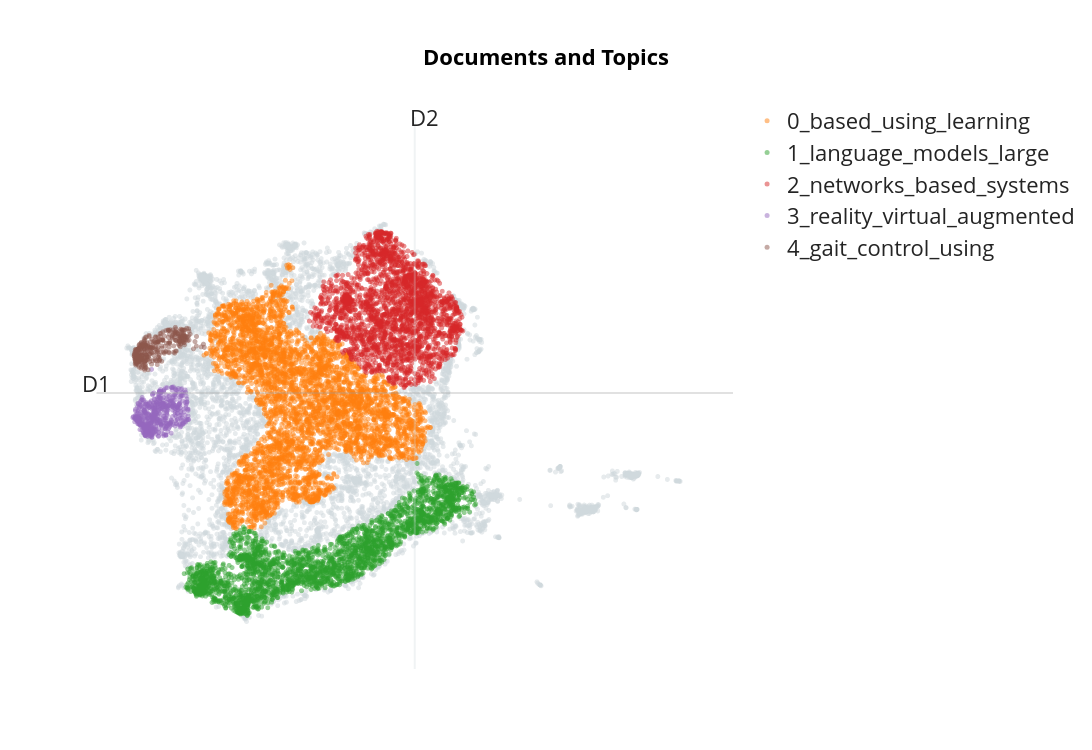

The notebook cell saved with this chart:
### Code cell
# Plot
fig = topic_model.visualize_documents(only_titles, reduced_embeddings=reduced_embeddings, width=1200, hide_annotations=True ) 
fig.update_layout(font=dict(size=22))

### Figure 1 — Plotly figure (JSON) as saved in the notebook; plotly's stock layout.template omitted (floating-point values rounded to 4 significant figures; data arrays with more than 128 entries replaced by an {"elided": "..."} marker saying what was removed)
{"data": [{"hoverinfo": "text", "hovertext": {"elided": "4166 str values"}, "marker": {"color": "#CFD8DC", "opacity": 0.5, "size": 5}, "mode": "markers+text", "name": "other", "showlegend": false, "type": "scattergl", "x": {"elided": "4166 float values"}, "y": {"elided": "4166 float values"}}, {"hoverinfo": "text", "hovertext": {"elided": "4578 str values"}, "marker": {"opacity": 0.5, "size": 5}, "mode": "markers+text", "name": "0_based_using_learning", "text": {"elided": "4578 str values"}, "textfont": {"size": 12}, "type": "scattergl", "x": {"elided": "4578 float values"}, "y": {"elided": "4578 float values"}}, {"hoverinfo": "text", "hovertext": {"elided": "2836 str values"}, "marker": {"opacity": 0.5, "size": 5}, "mode": "markers+text", "name": "1_language_models_large", "text": {"elided": "2836 str values"}, "textfont": {"size": 12}, "type": "scattergl", "x": {"elided": "2836 float values"}, "y": {"elided": "2836 float values"}}, {"hoverinfo": "text", "hovertext": {"elided": "2568 str values"}, "marker": {"opacity": 0.5, "size": 5}, "mode": "markers+text", "name": "2_networks_based_systems", "text": {"elided": "2568 str values"}, "textfont": {"size": 12}, "type": "scattergl", "x": {"elided": "2568 float values"}, "y": {"elided": "2568 float values"}}, {"hoverinfo": "text", "hovertext": {"elided": "524 str values"}, "marker": {"opacity": 0.5, "size": 5}, "mode": "markers+text", "name": "3_reality_virtual_augmented", "text": {"elided": "524 str values"}, "textfont": {"size": 12}, "type": "scattergl", "x": {"elided": "524 float values"}, "y": {"elided": "524 float values"}}, {"hoverinfo": "text", "hovertext": {"elided": "329 str values"}, "marker": {"opacity": 0.5, "size": 5}, "mode": "markers+text", "name": "4_gait_control_using", "text": {"elided": "329 str values"}, "textfont": {"size": 12}, "type": "scattergl", "x": {"elided": "329 float values"}, "y": {"elided": "329 float values"}}], "layout": {"annotations": [{"showarrow": false, "text": "D1", "x": -3.96, "y": 10.18, "yshift": 10}, {"showarrow": false, "text": "D2", "x": 1.481, "xshift": 10, "y": 15.33}], "font": {"size": 22}, "height": 750, "shapes": [{"line": {"color": "#CFD8DC", "width": 2}, "type": "line", "x0": 1.481, "x1": 1.481, "y0": 5.025, "y1": 15.33}, {"line": {"color": "#9E9E9E", "width": 2}, "type": "line", "x0": -3.96, "x1": 6.923, "y0": 10.18, "y1": 10.18}], "title": {"font": {"color": "Black", "size": 22}, "text": "<b>Documents and Topics</b>", "x": 0.5, "xanchor": "center", "yanchor": "top"}, "width": 1200, "xaxis": {"visible": false}, "yaxis": {"visible": false}}}
